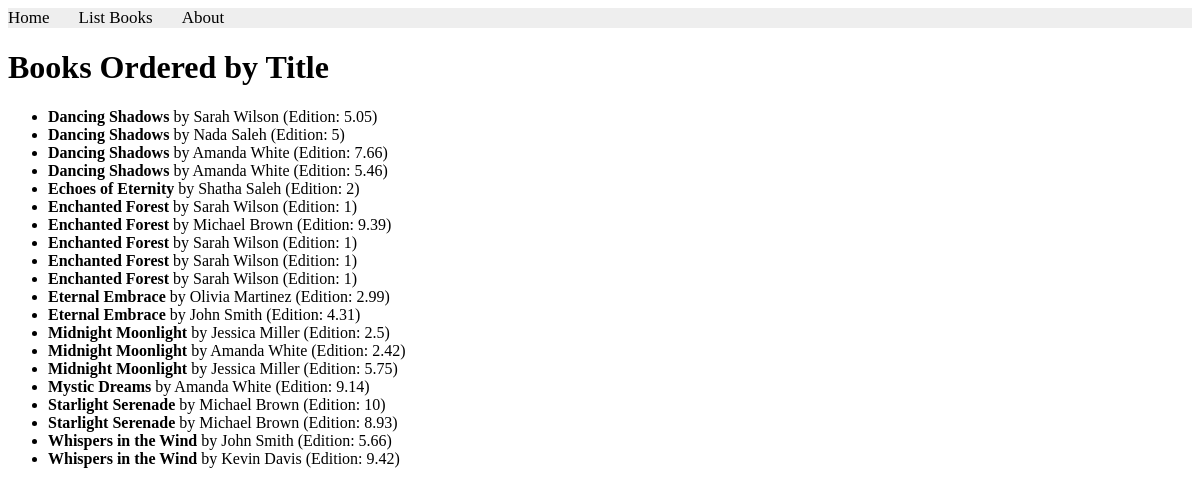
The app's page /books/lab8/task4 with its own data.
### apps/bookmodule/models.py (models this page shows)
class Book(models.Model):
    title = models.CharField(max_length = 50)
    author = models.CharField(max_length = 50)
    price = models.FloatField(default = 0.0)
    edition = models.SmallIntegerField(default = 1)

### apps/bookmodule/views.py (the view)
# urls.py: path('lab8/task4', views.books_task4, name='books.task4'),
def books_task4(request):
    books = Book.objects.all().order_by('title')
    return render(request, 'bookmodule/task4.html', {'books': books})

### apps/templates/bookmodule/task4.html (shortened to what this page needs)
{% extends "bookmodule/layouts/base.html" %}
{% load static %}
{% block content %}
<h1>Books Ordered by Title</h1>
    <ul>
        {% for book in books %}
            <li>
                <strong>{{ book.title }}</strong> by {{ book.author }} (Edition: {{ book.edition }})
            </li>
        {% empty %}
            <li>No books found.</li>
        {% endfor %}
    </ul>
{% endblock content %}

### records on screen
Book: title "Dancing Shadows", author "Sarah Wilson", edition "5.05"
Book: title "Dancing Shadows", author "Nada Saleh", edition "5"
Book: title "Dancing Shadows", author "Amanda White", edition "7.66"
Book: title "Dancing Shadows", author "Amanda White", edition "5.46"
Book: title "Echoes of Eternity", author "Shatha Saleh", edition "2"
Book: title "Enchanted Forest", author "Sarah Wilson", edition "1"
Book: title "Enchanted Forest", author "Michael Brown", edition "9.39"
Book: title "Enchanted Forest", author "Sarah Wilson", edition "1"
Book: title "Enchanted Forest", author "Sarah Wilson", edition "1"
Book: title "Enchanted Forest", author "Sarah Wilson", edition "1"
Book: title "Eternal Embrace", author "Olivia Martinez", edition "2.99"
Book: title "Eternal Embrace", author "John Smith", edition "4.31"
Book: title "Midnight Moonlight", author "Jessica Miller", edition "2.5"
Book: title "Midnight Moonlight", author "Amanda White", edition "2.42"
Book: title "Midnight Moonlight", author "Jessica Miller", edition "5.75"
Book: title "Mystic Dreams", author "Amanda White", edition "9.14"
Book: title "Starlight Serenade", author "Michael Brown", edition "10"
Book: title "Starlight Serenade", author "Michael Brown", edition "8.93"
Book: title "Whispers in the Wind", author "John Smith", edition "5.66"
Book: title "Whispers in the Wind", author "Kevin Davis", edition "9.42"
